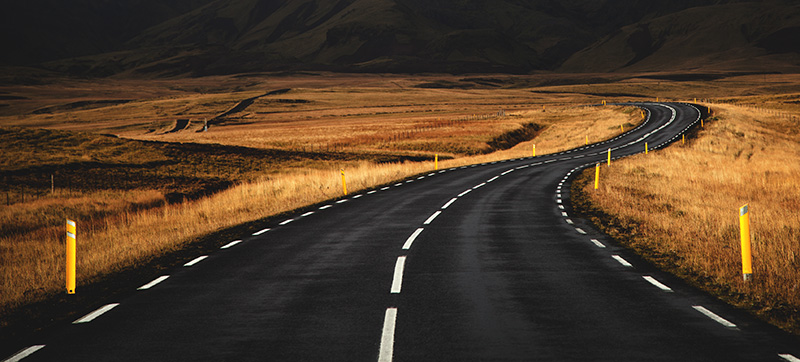
#> input picture Hector/cpp/basics/displayImage/carretera_plastico.jpg, 800 x 362 px, given in place of the camera
$ python camara2.py
#> lines starting #> are read from the running program, lines starting #| are printed output that depends on the picture; after the words box and inside, x2 and y2 are one past the last pixel; in counts of white or black regions, pixels touching at a corner belong together
#> further down, origFrame is the input picture: shape (362, 800, 3); mean B, G, R 39.8, 58.3, 77.9
import cv2
import numpy as np
import math
import pandas as pd
import time
import matplotlib.pyplot as plt
import os

leftX = []
leftY = []
rightX = []
rightY = []

detected = pd.DataFrame(columns=('direction', 'leftFitAverage', 'rightFitAverage', 'leftLine', 'rigthLine', 'slopeLeft', 'interceptLeft', 'slopeRight', 'interceptRight' ))

startTime = time.time()

def cannyImage(cannyGray):
    cannyBlur = cv2.GaussianBlur(cannyGray, (5, 5), 0)
    cannyCanny = cv2.Canny(cannyBlur, 10, 250)
    return cannyCanny

def regionOfInterest(regionImage, toPol):
    regionPolygons = np.array([[(0, 470), (640, 470), (640, 420), (400, 250), (220, 250), (0, 420)]])
    cv2.polylines(toPol,[regionPolygons],True,(0,255,255))
    zeros = np.zeros_like(regionImage)
    cv2.fillPoly(zeros, regionPolygons, 255)
    regionedImage = cv2.bitwise_and(regionImage, regionImage, mask=zeros)
    return regionedImage, toPol

def colorRange(colorFrame, colorGray, colorCropped, colorMax, colorMin):
    colorColor = cv2.bitwise_and(colorFrame, colorFrame, mask = colorCropped)
    colorRanged = cv2.inRange(colorColor, colorMin, colorMax)
    return colorRanged

def averagedSlopeIntercept(interceptImage, interceptLines):
    global leftX, leftY, rightX, rightY
    leftFit = []
    rightFit = []
    for line in interceptLines:
        x1, y1, x2, y2 = line.reshape(4)
        parameters = np.polyfit((x1, x2), (y1, y2), 1)
        slope = parameters[0]
        intercept = parameters[1]
        if slope < 0:
            leftFit.append((slope, intercept))
        else:
            rightFit.append((slope, intercept))
    leftFitAverage = np.average(leftFit, axis = 0)
    rightFitAverage = np.average(rightFit, axis = 0)
    try:
        isNanLeft = math.isnan(leftFitAverage[0])
    except:
        isNanLeft = math.isnan(leftFitAverage)
    try:
        isNanRight = math.isnan(rightFitAverage[0])
    except:
        isNanRight = math.isnan(rightFitAverage)
    leftLine, slopeLeft, interceptLeft =  makeCoordinates(interceptImage, leftFitAverage)
    rightLine, slopeRight, interceptRight = makeCoordinates(interceptImage, rightFitAverage)
    deltaTime = time.time() - startTime
    if isNanLeft:
        print('L')
    elif isNanRight:
        print('R')
    else:
        detected.loc[len(detected)]=['C', leftFitAverage, rightFitAverage, leftLine, rightLine, slopeLeft, interceptLeft, slopeRight, interceptRight]
    return np.array([leftLine, rightLine]), isNanLeft, isNanRight

def makeCoordinates(coordinatesImage, lineParameters):
    try:
        slope, intercept = lineParameters
        y1 = coordinatesImage.shape[0]
        y2 = int(y1*(3/5))
        x1 = int((y1 - intercept)/slope)
        x2 = int((y2 - intercept) / slope)
        return np.array([x1, y1, x2, y2]), slope, intercept
    except:
        return np.array([0, 0, 0, 0]), np.nan, np.nan

def displayLines(displayImage, displayLinesVar):
    lineImage = np.zeros_like(displayImage)
    if displayLinesVar is not None:
        for x1, y1, x2, y2 in displayLinesVar:
            try:
                cv2.line(lineImage, (x1, y1), (x2, y2), (255, 255, 255), 3)
            except:
                lineImage = lineImage
    return lineImage

def improveImage(frame, a):
#> called with a = 87
    hsvVideo = cv2.cvtColor(frame, cv2.COLOR_BGR2HSV)
#> hsvVideo: shape (362, 800, 3); mean H, S, V 33, 79.2, 78.2
    hsvVideo = hsvVideo.astype(np.uint8)
    h, s, v = cv2.split(hsvVideo)
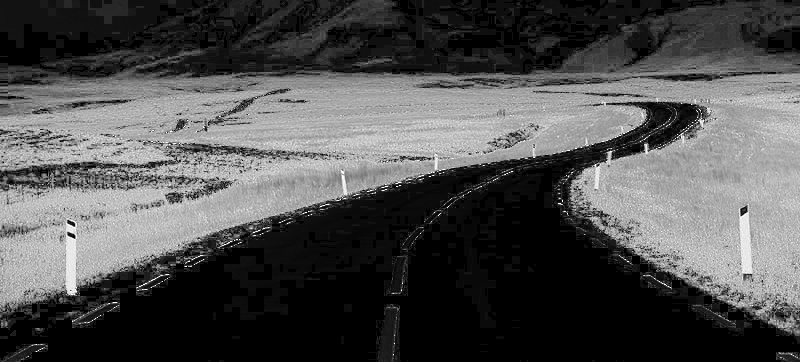
#> s: shape (362, 800); min 0, max 255, mean 79.2
    v += a
    hsvVideo = cv2.merge((h, s, v))
#> hsvVideo: shape (362, 800, 3); mean H, S, V 33, 79.2, 130
    return hsvVideo

def laneDetectionBGR(frame):
    gray = cv2.cvtColor(frame, cv2.COLOR_BGR2GRAY)
    canny = cannyImage(gray)
#> in cannyImage, `cannyCanny = cv2.Canny(cannyBlur, 10, 250)`:
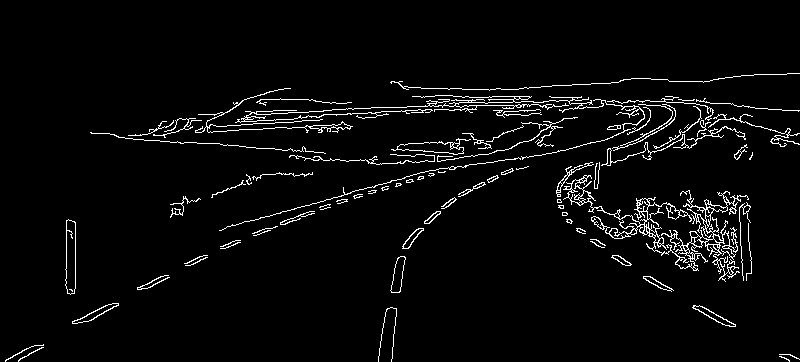
#> cannyCanny: shape (362, 800); 3.8% white in thin lines or dots, all inside (x1, y1, x2, y2) = (5, 73, 800, 362)
    croppedImage, frame = regionOfInterest(canny, frame)
#> in regionOfInterest, `cv2.fillPoly(zeros, regionPolygons, 255)`: zeros: shape (362, 800); 12.8% white; 1 white region, box (x1, y1, x2, y2) and area: (76, 250, 558, 362) 37166
#> in regionOfInterest, `regionedImage = cv2.bitwise_and(regionImage, regionImage, mask=zeros)`: regionedImage: shape (362, 800); 0.07% white in thin lines or dots, all inside (x1, y1, x2, y2) = (378, 256, 406, 362)
    colorMax = np.array([255, 255, 255])
    colorMin = np.array([79, 73, 57])
    colorInRange = colorRange(frame, gray, croppedImage, colorMax, colorMin)
    lines = cv2.HoughLinesP(colorInRange, 1, np.pi/180, 50, minLineLength=20, maxLineGap=50)
#> lines = None
    if lines is not None:
        averagedLines, left, right =  averagedSlopeIntercept(frame, lines)
        if left:
            cv2.putText(frame, '<---', (0, 30), font, 0.8, (255, 0, 0), 2, cv2.LINE_AA)
        elif right:
            cv2.putText(frame, '--->', (0, 30), font, 0.8, (0, 255, 0), 2, cv2.LINE_AA)
        else:
            cv2.putText(frame, '^', (0, 30), font, 0.8, (0, 0, 255), 2, cv2.LINE_AA)
        timeText = time.strftime("%Y/%m/%d %H:%M:%S %Z", time.localtime())
        cv2.putText(coppiedFrame, timeText, (250, 20), font, 0.8, (255, 255, 255), 2, cv2.LINE_AA)
        lineImage = displayLines(frame, averagedLines)
        for line in lines:
            x1, y1, x2, y2 = line[0]
            cv2.line(frame, (x1, y1), (x2, y2), (0, 255, 0), 5)
    return frame

def laneDetectionHSV(frame):
    gray = cv2.cvtColor(frame, cv2.COLOR_BGR2GRAY)
    canny = cannyImage(gray)
#> in cannyImage (call 2), `cannyBlur = cv2.GaussianBlur(cannyGray, (5, 5), 0)`:
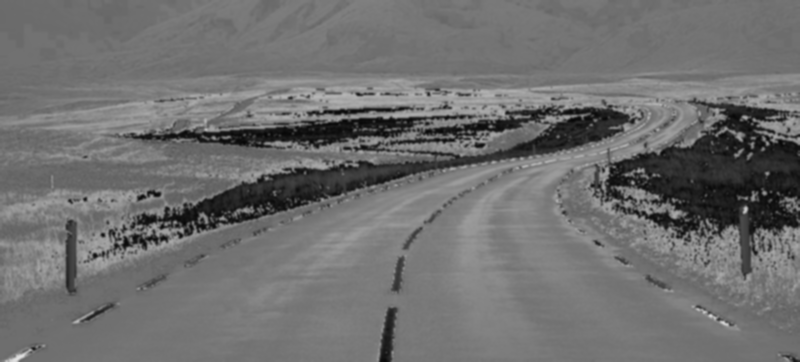
#> cannyBlur: shape (362, 800); min 6, max 224, mean 110.9
#> in cannyImage (call 2), `cannyCanny = cv2.Canny(cannyBlur, 10, 250)`: cannyCanny: shape (362, 800); 6.1% white in thin lines or dots, all inside (x1, y1, x2, y2) = (0, 86, 800, 362)
    croppedImage, frame = regionOfInterest(canny, frame)
#> in regionOfInterest (call 2), `regionedImage = cv2.bitwise_and(regionImage, regionImage, mask=zeros)`:
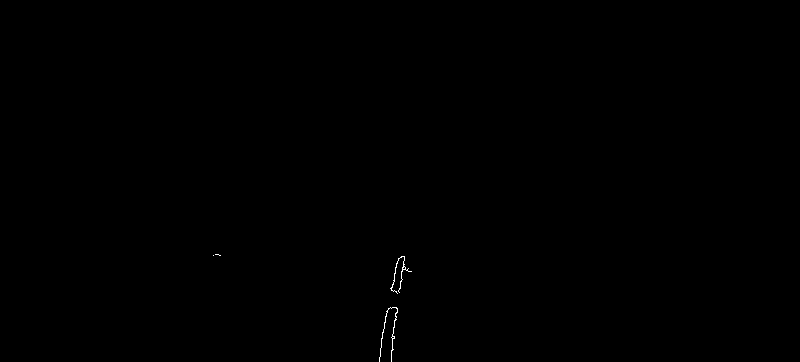
#> regionedImage: shape (362, 800); 0.09% white in thin lines or dots, all inside (x1, y1, x2, y2) = (213, 254, 412, 362)
    colorMax = np.array([10, 30, 10])
    colorMin = np.array([0, 0, 0])
    colorInRange = colorRange(frame, gray, croppedImage, colorMax, colorMin)
    lines = cv2.HoughLinesP(colorInRange, 1, np.pi/180, 50, minLineLength=20, maxLineGap=50)
#> lines = 380 rows, first 6: [0, 17, 799, 87], [0, 48, 799, 103], [0, 234, 799, 318], [0, 217, 799, 315], [0, 67, 799, 252], [0, 26, 799, 96]
    if lines is not None:
        averagedLines, left, right =  averagedSlopeIntercept(frame, lines)
#> the loop in averagedSlopeIntercept, `for line in interceptLines:` made 380 passes
#> (x1, y1, x2, y2, slope, intercept) on passes 1 to 3: (0, 17, 799, 87, 0.0876, 17), (0, 48, 799, 103, 0.0688, 48), (0, 234, 799, 318, 0.105, 234)
#> after the loop in averagedSlopeIntercept, `for line in interceptLines:`: leftFit = 18 items, first 6: (-1.86e-17, 164), (-0.0175, 153), (-2.9e-17, 163), (-0.0175, 161), (-0.0175, 155), (-0.0175, 157); rightFit = 362 pairs, first value 7.06e-17 to 0.287, second value -11.9 to 360
#> in averagedSlopeIntercept, `leftFitAverage = np.average(leftFit, axis = 0)`: leftFitAverage = [-0.0117, 154.8]
#> in averagedSlopeIntercept, `rightFitAverage = np.average(rightFit, axis = 0)`: rightFitAverage = [0.116, 140.1]
#> in averagedSlopeIntercept, `isNanLeft = math.isnan(leftFitAverage[0])`: isNanLeft = False
#> in makeCoordinates, `slope, intercept = lineParameters`: slope = -0.0117; intercept = 154.8
#> in makeCoordinates, `x1 = int((y1 - intercept)/slope)`: x1 = -17724
#> in makeCoordinates, `x2 = int((y2 - intercept) / slope)`: x2 = -5318
#> in averagedSlopeIntercept, `leftLine, slopeLeft, interceptLeft =  makeCoordinates(interceptImage, ..`: leftLine = [-17724, 362, -5318, 217]; slopeLeft = -0.0117; interceptLeft = 154.8
#> in averagedSlopeIntercept, `rightLine, slopeRight, interceptRight = makeCoordinates(interceptImage..`: rightLine = [1915, 362, 663, 217]; slopeRight = 0.116; interceptRight = 140.1
#> averagedLines = [[-17724, 362, -5318, 217], [1915, 362, 663, 217]]; left = False; right = False
        if left:
            cv2.putText(frame, '<---', (0, 30), font, 0.8, (255, 0, 0), 2, cv2.LINE_AA)
        elif right:
            cv2.putText(frame, '--->', (0, 30), font, 0.8, (0, 255, 0), 2, cv2.LINE_AA)
        else:
            cv2.putText(frame, '^', (0, 30), font, 0.8, (0, 0, 255), 2, cv2.LINE_AA)
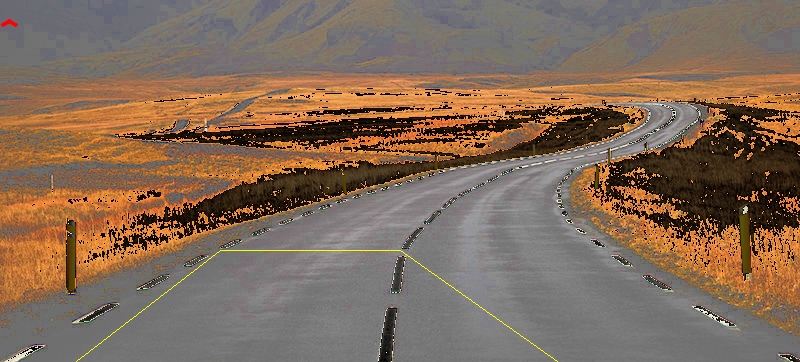
#> frame: shape (362, 800, 3); mean B, G, R 87.5, 106.5, 129.1
        timeText = time.strftime("%Y/%m/%d %H:%M:%S %Z", time.localtime())
        cv2.putText(coppiedFrame, timeText, (250, 20), font, 0.8, (255, 255, 255), 2, cv2.LINE_AA)
        lineImage = displayLines(frame, averagedLines)
#> the loop in displayLines, `for x1, y1, x2, y2 in displayLinesVar:` made 2 passes
#> after the loop in displayLines, `for x1, y1, x2, y2 in displayLinesVar:`:
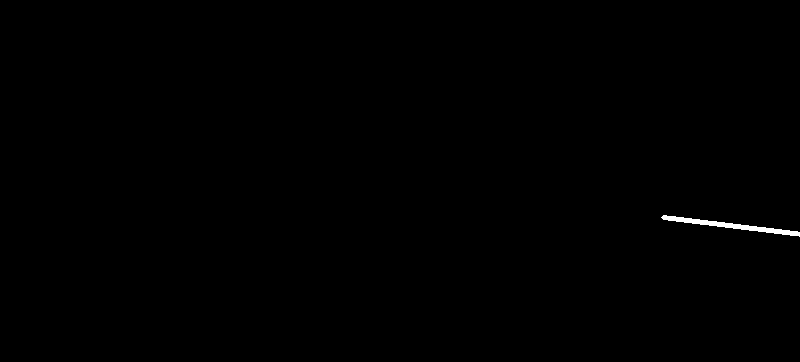
#> lineImage: shape (362, 800, 3); 0.24% white; 1 white region, box (x1, y1, x2, y2) and area: (661, 215, 800, 237) 685
        for line in lines:
            x1, y1, x2, y2 = line[0]
            cv2.line(frame, (x1, y1), (x2, y2), (0, 255, 0), 5)
#> this loop made 380 passes
#> line on passes 5 to 7: [[0, 67, 799, 252]], [[0, 26, 799, 96]], [[0, 70, 799, 254]]
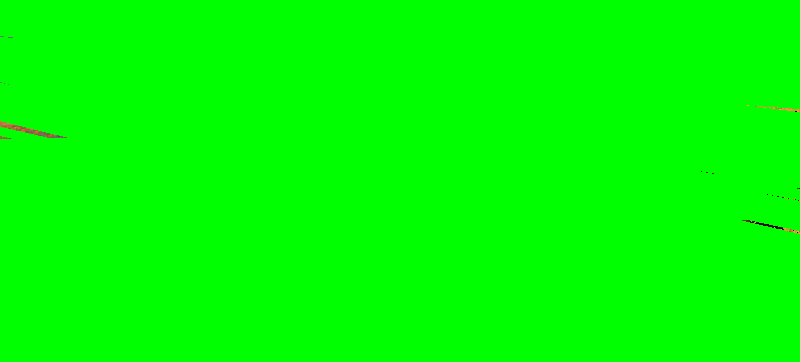
#> frame: shape (362, 800, 3); mean B, G, R 0.1, 254.7, 0.3
    return frame

if __name__ == '__main__':
    camara = cv2.VideoCapture(0)
    font = cv2.FONT_HERSHEY_SIMPLEX
    vChange = 87
    while True:
        read,origFrame=camara.read()
        coppiedFrame = np.copy(origFrame)
        hsvVideo = improveImage(origFrame, vChange)
        origFrame = cv2.cvtColor(hsvVideo, cv2.COLOR_HSV2BGR)
        lanesBgr = laneDetectionBGR(coppiedFrame)
        lanesHsv = laneDetectionHSV(origFrame)
        k = cv2.waitKey(250)
#> (key Esc is pressed here)
        if k == ord('s'):
            break
        elif k == ord('a') and vChange > 0:
            vChange -= 1
            print(vChange)
        elif k == ord('d') and vChange < 255:
            vChange += 1
            print(vChange)
        cv2.imshow("origFrame", origFrame)
        cv2.imshow("lanesBgr", lanesBgr)
        cv2.imshow("lanesHsv", lanesHsv)
        cv2.imshow("coppiedFrameWithLines", coppiedFrame)
    timeSaved = time.strftime("%Y%m%d%H%M%S%Z", time.localtime())
    name1 = 'detected' + timeSaved + '.csv'
    name2 = 'detected' + timeSaved + 'HeadAndIndexFalse.csv'
    detected.to_csv(name1)
    detected.to_csv(name2, header=False, index=False)
    cv2.destroyAllWindows()
